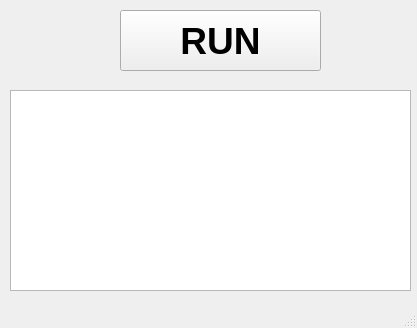
<?xml version="1.0" encoding="UTF-8"?>
<ui version="4.0">
 <class>MainWindow</class>
 <widget class="QMainWindow" name="MainWindow">
  <property name="geometry">
   <rect>
    <x>0</x>
    <y>0</y>
    <width>417</width>
    <height>328</height>
   </rect>
  </property>
  <property name="windowTitle">
   <string>MainWindow</string>
  </property>
  <widget class="QWidget" name="centralwidget">
   <widget class="QPushButton" name="runButton">
    <property name="geometry">
     <rect>
      <x>120</x>
      <y>10</y>
      <width>201</width>
      <height>61</height>
     </rect>
    </property>
    <property name="font">
     <font>
      <pointsize>28</pointsize>
      <weight>75</weight>
      <bold>true</bold>
     </font>
    </property>
    <property name="text">
     <string>RUN</string>
    </property>
   </widget>
   <widget class="QTextEdit" name="textEdit">
    <property name="geometry">
     <rect>
      <x>10</x>
      <y>90</y>
      <width>401</width>
      <height>201</height>
     </rect>
    </property>
   </widget>
  </widget>
  <widget class="QStatusBar" name="statusbar"/>
 </widget>
 <resources/>
 <connections/>
</ui>
